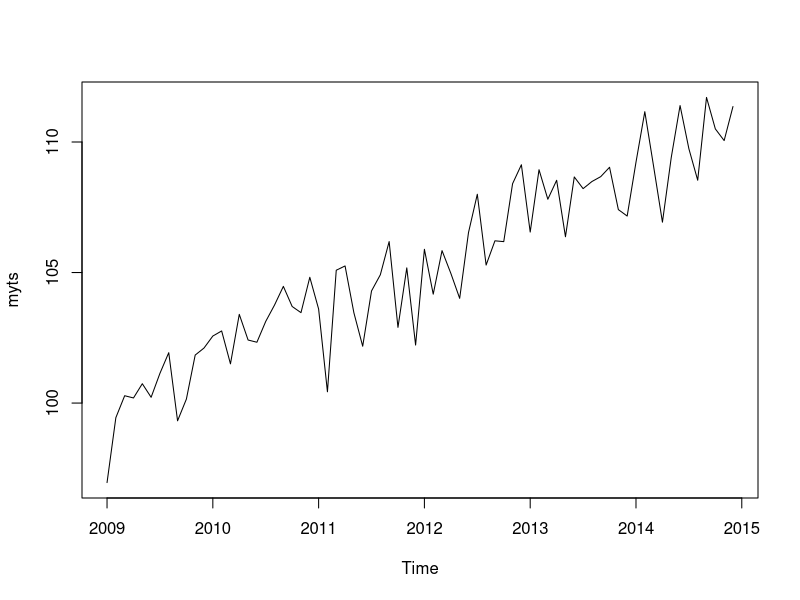
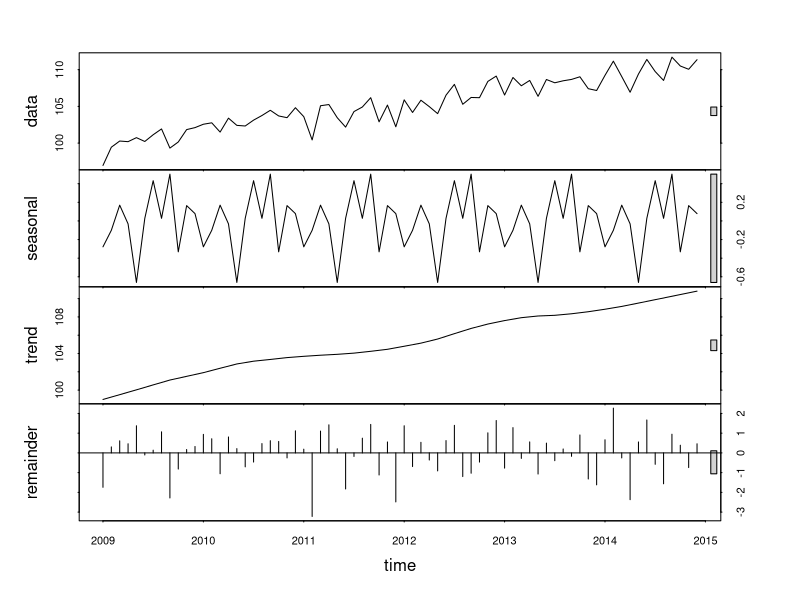
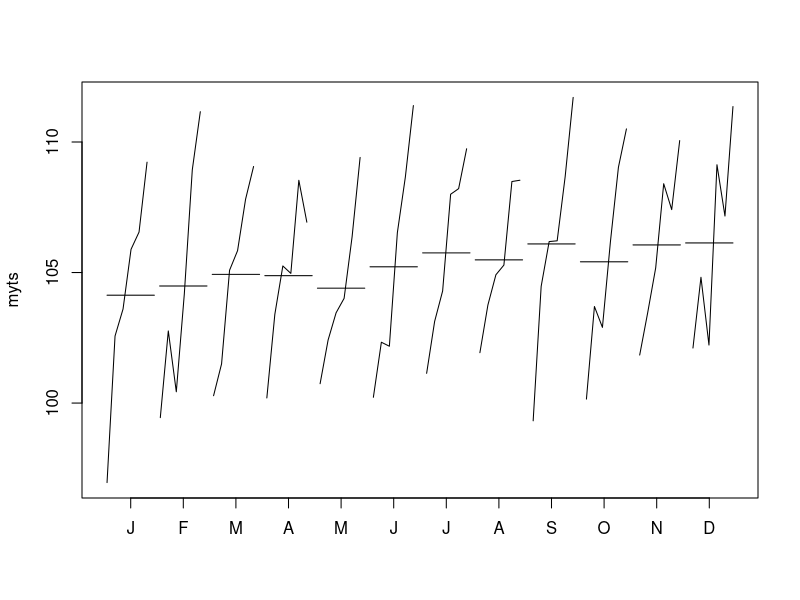
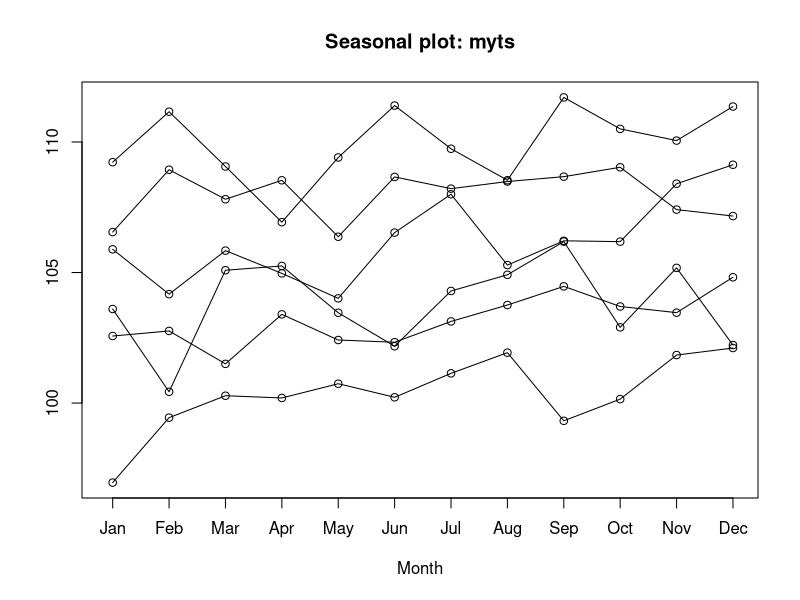

These figures' R source, in order:
## ---- chunk 1
library(forecast)
## ---- chunk 2
# save a numeric vector containing 72 monthly observations
# from Jan 2009 to Dec 2014 as a time series object
myvector <- sort(rnorm(72,100,4)) + rnorm(72,5,1)
myts <- ts(myvector, start=c(2009, 1), end=c(2014, 12), frequency=12) 

# subset the time series (June 2014 to December 2014)
myts2 <- window(myts, start=c(2014, 6), end=c(2014, 12)) 

# plot series
plot(myts)

## ---- chunk 3
# Seasonal decomposition
fit <- stl(myts, s.window="period")
plot(fit)


## ---- chunk 4
# additional plots
monthplot(myts)
library(forecast)
seasonplot(myts)
## ---- chunk 5
# simple exponential - models level
fit <- HoltWinters(myts, beta=FALSE, gamma=FALSE)
# double exponential - models level and trend
fit <- HoltWinters(myts, gamma=FALSE)
# triple exponential - models level, trend, and seasonal components
fit <- HoltWinters(myts)
